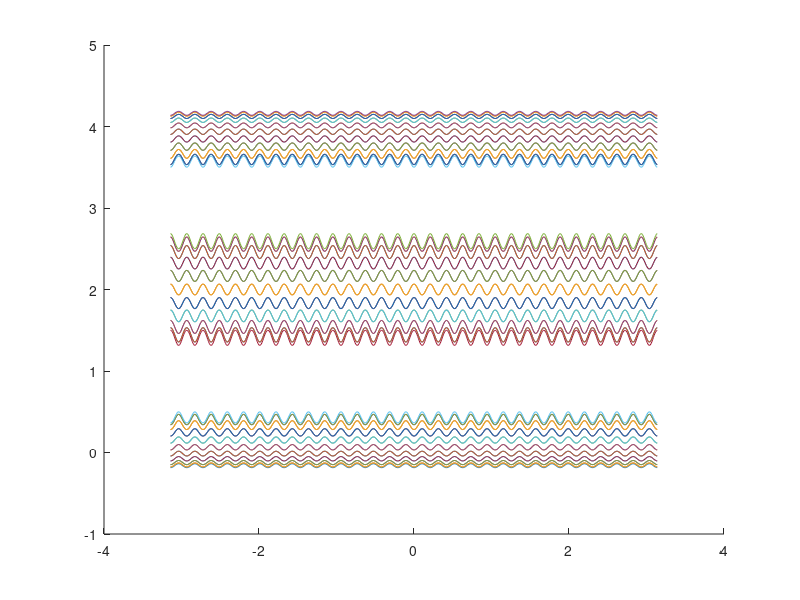

The MATLAB source for this figure:
%% Generate Eignevalue's graph
clc 
clear all

% define paramters
N = 60;

lambda = 1;

t = 0.5;
E0 = 2;
f = 1/3
a = 10;
n = 1:N;

scale = 1
x = [-pi/scale:0.01:pi/scale];
step = length(x);
res=zeros(N,step);
c = 1;

for k = -pi/scale:0.01:pi/scale
    r = E0 - 2*t*cos(2*pi*f*n + k*a*scale);
    M = diag(r);
    for i = 2:N
        M(i, i - 1) = 1;
        M(i - 1, i) = 1;
    end 
    M(N, 1) = lambda;
    M(1, N) = lambda;
    
    [V, D] = eig(M);
    d = diag(D);
    res(:, c) = d;
    
    c = c + 1;
end

figure 
for i =1:N
    hold on;
    plot(x, res(i,:))
end




